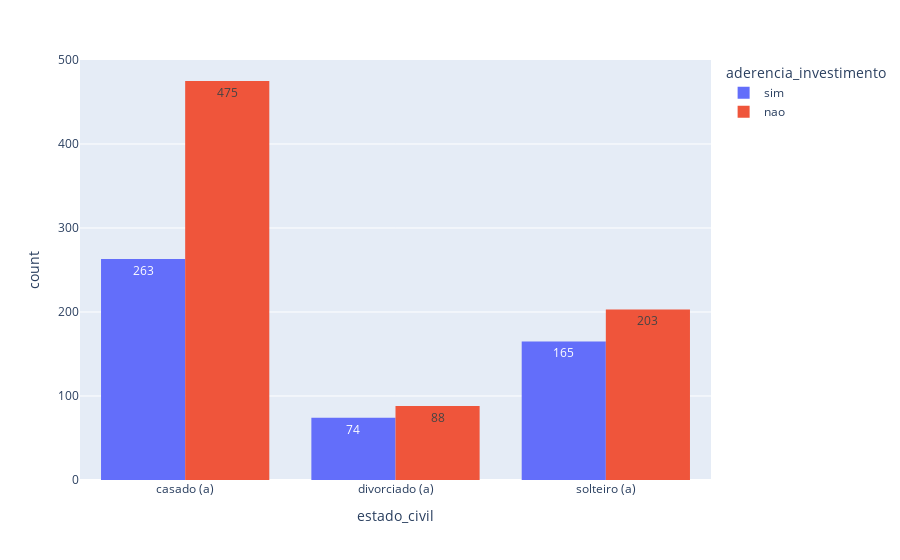

Write notebook code for a chart like this one.
### Code cell
px.histogram(
    dados,
    x="estado_civil",
    text_auto=True,
    color="aderencia_investimento",
    barmode="group",
)

### Figure 1 — Plotly figure (JSON) as saved in the notebook; plotly's stock layout.template omitted (floating-point values rounded to 4 significant figures; data arrays with more than 128 entries replaced by an {"elided": "..."} marker saying what was removed)
{"data": [{"alignmentgroup": "True", "bingroup": "x", "hovertemplate": "aderencia_investimento=sim<br>estado_civil=%{x}<br>count=%{y}<extra></extra>", "legendgroup": "sim", "marker": {"color": "#636efa", "pattern": {"shape": ""}}, "name": "sim", "offsetgroup": "sim", "orientation": "v", "showlegend": true, "texttemplate": "%{value}", "type": "histogram", "x": {"elided": "502 str values"}, "xaxis": "x", "yaxis": "y"}, {"alignmentgroup": "True", "bingroup": "x", "hovertemplate": "aderencia_investimento=nao<br>estado_civil=%{x}<br>count=%{y}<extra></extra>", "legendgroup": "nao", "marker": {"color": "#EF553B", "pattern": {"shape": ""}}, "name": "nao", "offsetgroup": "nao", "orientation": "v", "showlegend": true, "texttemplate": "%{value}", "type": "histogram", "x": {"elided": "766 str values"}, "xaxis": "x", "yaxis": "y"}], "layout": {"barmode": "group", "legend": {"title": {"text": "aderencia_investimento"}, "tracegroupgap": 0}, "margin": {"t": 60}, "xaxis": {"anchor": "y", "domain": [0, 1], "title": {"text": "estado_civil"}}, "yaxis": {"anchor": "x", "domain": [0, 1], "title": {"text": "count"}}}}
